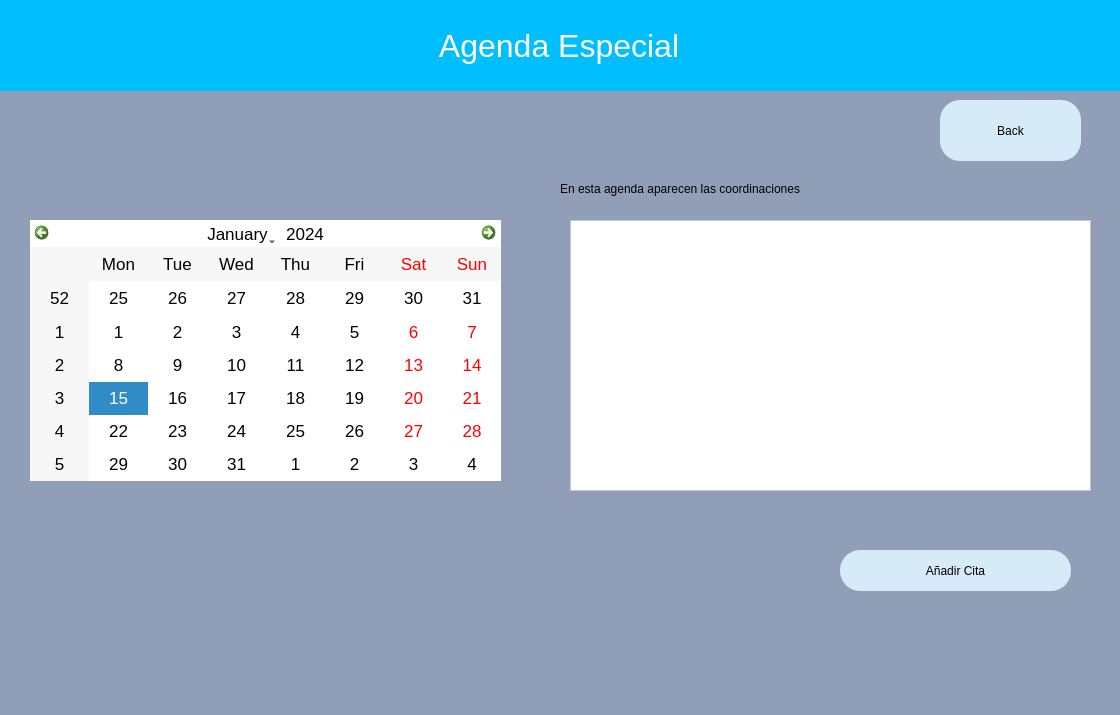
<?xml version="1.0" encoding="UTF-8"?>
<ui version="4.0">
 <class>Calendar</class>
 <widget class="QWidget" name="Calendar">
  <property name="geometry">
   <rect>
    <x>0</x>
    <y>0</y>
    <width>1120</width>
    <height>715</height>
   </rect>
  </property>
  <property name="windowTitle">
   <string>Form</string>
  </property>
  <property name="styleSheet">
   <string notr="true">background-color:rgb(144, 158, 184);</string>
  </property>
  <widget class="QCalendarWidget" name="calendarWidget">
   <property name="geometry">
    <rect>
     <x>30</x>
     <y>220</y>
     <width>471</width>
     <height>261</height>
    </rect>
   </property>
   <property name="styleSheet">
    <string notr="true">background:white;
font: 13pt;
color:black;</string>
   </property>
  </widget>
  <widget class="QListWidget" name="TaskListWidget">
   <property name="geometry">
    <rect>
     <x>570</x>
     <y>220</y>
     <width>521</width>
     <height>271</height>
    </rect>
   </property>
   <property name="styleSheet">
    <string notr="true">background:white</string>
   </property>
  </widget>
  <widget class="QLabel" name="label">
   <property name="geometry">
    <rect>
     <x>-10</x>
     <y>0</y>
     <width>1131</width>
     <height>91</height>
    </rect>
   </property>
   <property name="styleSheet">
    <string notr="true">
color:white;
font-size: 32px;
background: #01BFFF;
</string>
   </property>
   <property name="text">
    <string> Agenda Especial</string>
   </property>
   <property name="alignment">
    <set>Qt::AlignCenter</set>
   </property>
  </widget>
  <widget class="QLabel" name="lblFeedback">
   <property name="geometry">
    <rect>
     <x>40</x>
     <y>640</y>
     <width>621</width>
     <height>71</height>
    </rect>
   </property>
   <property name="styleSheet">
    <string notr="true">Color: green;
font:12pt;</string>
   </property>
   <property name="text">
    <string/>
   </property>
  </widget>
  <widget class="QLabel" name="label_2">
   <property name="geometry">
    <rect>
     <x>560</x>
     <y>180</y>
     <width>351</width>
     <height>17</height>
    </rect>
   </property>
   <property name="text">
    <string>En esta agenda aparecen las coordinaciones </string>
   </property>
  </widget>
  <widget class="QPushButton" name="BtnBack">
   <property name="geometry">
    <rect>
     <x>940</x>
     <y>100</y>
     <width>141</width>
     <height>61</height>
    </rect>
   </property>
   <property name="styleSheet">
    <string notr="true">border-radius:20px;
background-color: rgb(214, 234, 248);
font: 14pt &quot;MS Shell Dlg 2&quot;;
</string>
   </property>
   <property name="text">
    <string>Back</string>
   </property>
  </widget>
  <widget class="QPushButton" name="saveButton">
   <property name="geometry">
    <rect>
     <x>840</x>
     <y>550</y>
     <width>231</width>
     <height>41</height>
    </rect>
   </property>
   <property name="styleSheet">
    <string notr="true">border-radius:20px;
background-color: rgb(214, 234, 248);
font: 14pt &quot;MS Shell Dlg 2&quot;;
</string>
   </property>
   <property name="text">
    <string>Añadir Cita</string>
   </property>
  </widget>
 </widget>
 <resources/>
 <connections/>
</ui>
